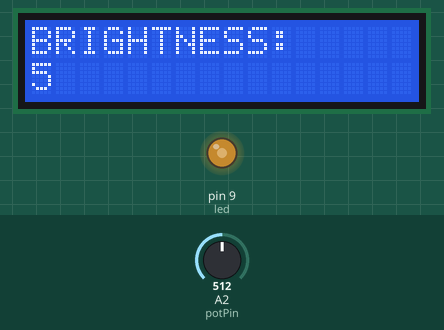
Simulated run of this sketch. Board: Arduino Uno, built with avr-gcc and run on an emulated ATmega328P. Shown: 16×2 character LCD, output pins drawn as LEDs (lit = HIGH). Inputs (shaded band) come from the test bench; at power-on: A2 (potPin) = 512.

Above: at 1.3 s.
1.4 s: A2 (potPin) set to 716
At 2.2 s:
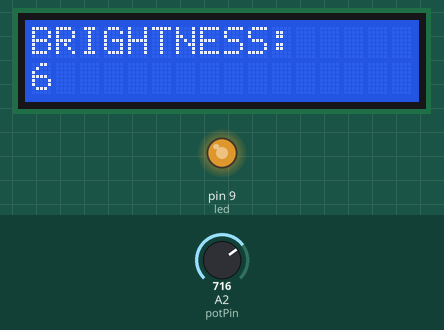
2.9 s: A2 (potPin) set to 900
At 3.5 s:
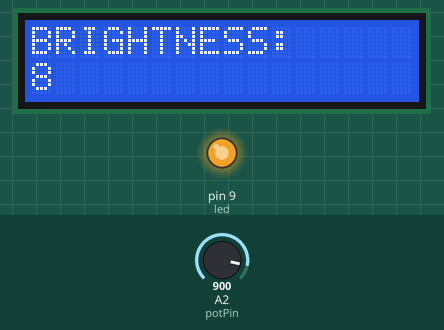
4.4 s: A2 (potPin) set to 122
At 5.6 s:
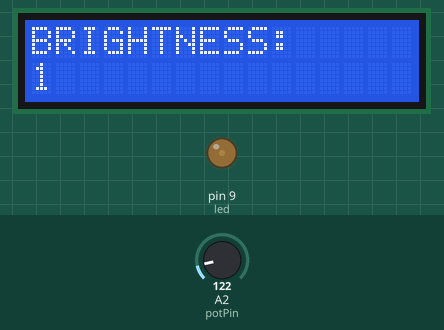
5.9 s: A2 (potPin) set to 0
At 7.0 s:
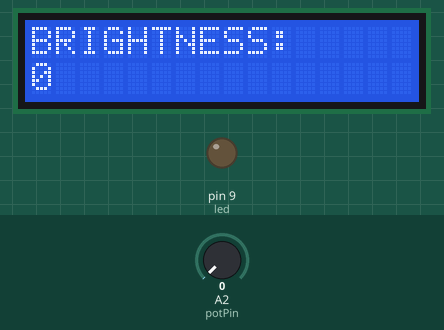
Timing chart, 0 to 8.4 s (numbered marks = the images above; inputs shaded):
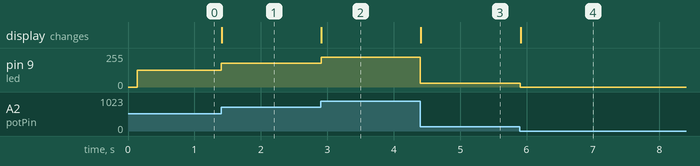

The sketch:

Potentiometer.ino
```cpp
#include <LiquidCrystal_I2C.h>

LiquidCrystal_I2C lcd(0x3F,16,2);  // set the LCD address to 0x27 for a 16 chars and 2 line display.
int potPin = A2;
int led = 9;
int dial = 0; // variable to store the value coming form the sense
int bright = 0; // variable to store the output pin
void setup()
{
	lcd.begin (16,2); // 16 x 2 LCD module
    lcd.init();
    lcd.backlight();
	lcd.setCursor(0, 0);
	lcd.print("BRIGHTNESS:");
	pinMode(led, OUTPUT);
	pinMode(potPin, INPUT);
	Serial.begin(9600);
}

void loop()
{
	dial = analogRead(potPin); // reads the value form the sensor
	bright = map(dial, 0, 1023, 0, 255);
	dial = map(dial, 0, 1023, 0, 10); // converts from 0-1023 proportonal to the number from 0 to 255
	analogWrite(led, bright); // turn the led on depending on the potentiometer
	lcd.setCursor(0, 1);
	lcd.print(dial);
	lcd.print("     ");
}
```

Measured:
- after the input at 1.4 s, pin 9 (led): 127/255 → 178/255 at once; the display: changes at once (image 1)
- after the input at 2.9 s, pin 9 (led): 178/255 → 224/255 at once; the display: changes at once (image 2)
- after the input at 4.4 s, pin 9 (led): 224/255 → 30/255 at once; the display: changes at once (image 3)
- after the input at 5.9 s, pin 9 (led): 30/255 → 0/255 at once; the display: changes at once (image 4)
